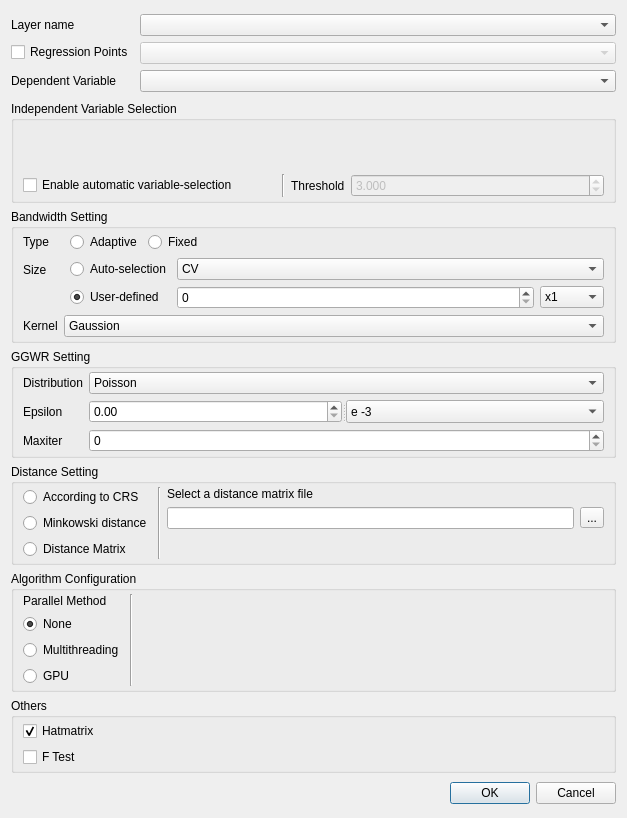
<?xml version="1.0" encoding="UTF-8"?>
<ui version="4.0">
 <class>GwmGGWROptionsDialog</class>
 <widget class="QDialog" name="GwmGGWROptionsDialog">
  <property name="geometry">
   <rect>
    <x>0</x>
    <y>0</y>
    <width>627</width>
    <height>818</height>
   </rect>
  </property>
  <property name="windowTitle">
   <string>GGWR Configure</string>
  </property>
  <layout class="QVBoxLayout" name="verticalLayout_3" stretch="0,1,0,0,0,0,0,0">
   <item>
    <layout class="QFormLayout" name="formLayout_6">
     <property name="topMargin">
      <number>3</number>
     </property>
     <property name="bottomMargin">
      <number>3</number>
     </property>
     <item row="0" column="0">
      <widget class="QLabel" name="label">
       <property name="sizePolicy">
        <sizepolicy hsizetype="Fixed" vsizetype="Preferred">
         <horstretch>0</horstretch>
         <verstretch>0</verstretch>
        </sizepolicy>
       </property>
       <property name="text">
        <string>Layer name</string>
       </property>
      </widget>
     </item>
     <item row="0" column="1">
      <widget class="QComboBox" name="mLayerComboBox"/>
     </item>
     <item row="2" column="0">
      <widget class="QLabel" name="label_12">
       <property name="text">
        <string>Dependent Variable</string>
       </property>
      </widget>
     </item>
     <item row="2" column="1">
      <widget class="QComboBox" name="mDepVarComboBox"/>
     </item>
     <item row="1" column="0">
      <widget class="QCheckBox" name="ckbRegressionPoints">
       <property name="text">
        <string>Regression Points</string>
       </property>
      </widget>
     </item>
     <item row="1" column="1">
      <widget class="QComboBox" name="cmbRegressionLayerSelect">
       <property name="enabled">
        <bool>false</bool>
       </property>
      </widget>
     </item>
    </layout>
   </item>
   <item>
    <widget class="QGroupBox" name="groupBox">
     <property name="title">
      <string>Independent Variable Selection</string>
     </property>
     <layout class="QVBoxLayout" name="verticalLayout_4" stretch="1,0">
      <property name="topMargin">
       <number>3</number>
      </property>
      <property name="bottomMargin">
       <number>3</number>
      </property>
      <item>
       <widget class="GwmIndepVarSelectorWidget" name="mIndepVarSelector" native="true"/>
      </item>
      <item>
       <layout class="QHBoxLayout" name="horizontalLayout_7">
        <item>
         <widget class="QCheckBox" name="mVariableAutoSelectionCheck">
          <property name="text">
           <string>Enable automatic variable-selection</string>
          </property>
         </widget>
        </item>
        <item>
         <widget class="Line" name="line_3">
          <property name="orientation">
           <enum>Qt::Vertical</enum>
          </property>
         </widget>
        </item>
        <item>
         <widget class="QLabel" name="label_10">
          <property name="sizePolicy">
           <sizepolicy hsizetype="Fixed" vsizetype="Preferred">
            <horstretch>0</horstretch>
            <verstretch>0</verstretch>
           </sizepolicy>
          </property>
          <property name="text">
           <string>Threshold</string>
          </property>
         </widget>
        </item>
        <item>
         <widget class="QDoubleSpinBox" name="mModelSelAICThreshold">
          <property name="enabled">
           <bool>false</bool>
          </property>
          <property name="decimals">
           <number>3</number>
          </property>
          <property name="value">
           <double>3.000000000000000</double>
          </property>
         </widget>
        </item>
       </layout>
      </item>
     </layout>
    </widget>
   </item>
   <item>
    <widget class="QGroupBox" name="groupBox_2">
     <property name="sizePolicy">
      <sizepolicy hsizetype="Preferred" vsizetype="Fixed">
       <horstretch>0</horstretch>
       <verstretch>0</verstretch>
      </sizepolicy>
     </property>
     <property name="title">
      <string>Bandwidth Setting</string>
     </property>
     <layout class="QFormLayout" name="formLayout">
      <property name="horizontalSpacing">
       <number>6</number>
      </property>
      <property name="verticalSpacing">
       <number>6</number>
      </property>
      <property name="topMargin">
       <number>3</number>
      </property>
      <property name="bottomMargin">
       <number>3</number>
      </property>
      <item row="0" column="0">
       <widget class="QLabel" name="label_2">
        <property name="text">
         <string>Type</string>
        </property>
       </widget>
      </item>
      <item row="0" column="1">
       <layout class="QHBoxLayout" name="horizontalLayout_6">
        <property name="leftMargin">
         <number>6</number>
        </property>
        <item>
         <widget class="QRadioButton" name="mBwTypeAdaptiveRadio">
          <property name="sizePolicy">
           <sizepolicy hsizetype="Fixed" vsizetype="Fixed">
            <horstretch>0</horstretch>
            <verstretch>0</verstretch>
           </sizepolicy>
          </property>
          <property name="text">
           <string>Adaptive</string>
          </property>
          <property name="checked">
           <bool>true</bool>
          </property>
         </widget>
        </item>
        <item>
         <widget class="QRadioButton" name="mBwTypeFixedRadio">
          <property name="sizePolicy">
           <sizepolicy hsizetype="Fixed" vsizetype="Fixed">
            <horstretch>0</horstretch>
            <verstretch>0</verstretch>
           </sizepolicy>
          </property>
          <property name="text">
           <string>Fixed</string>
          </property>
         </widget>
        </item>
        <item>
         <spacer name="horizontalSpacer">
          <property name="orientation">
           <enum>Qt::Horizontal</enum>
          </property>
          <property name="sizeHint" stdset="0">
           <size>
            <width>40</width>
            <height>20</height>
           </size>
          </property>
         </spacer>
        </item>
       </layout>
      </item>
      <item row="1" column="0">
       <widget class="QLabel" name="label_3">
        <property name="sizePolicy">
         <sizepolicy hsizetype="Preferred" vsizetype="Preferred">
          <horstretch>0</horstretch>
          <verstretch>0</verstretch>
         </sizepolicy>
        </property>
        <property name="text">
         <string>Size</string>
        </property>
        <property name="alignment">
         <set>Qt::AlignLeading|Qt::AlignLeft|Qt::AlignVCenter</set>
        </property>
       </widget>
      </item>
      <item row="1" column="1">
       <layout class="QGridLayout" name="gridLayout_4">
        <property name="leftMargin">
         <number>6</number>
        </property>
        <item row="1" column="0">
         <widget class="QRadioButton" name="mBwSizeCustomizeRadio">
          <property name="sizePolicy">
           <sizepolicy hsizetype="Fixed" vsizetype="Fixed">
            <horstretch>0</horstretch>
            <verstretch>0</verstretch>
           </sizepolicy>
          </property>
          <property name="text">
           <string>User-defined</string>
          </property>
          <property name="checked">
           <bool>true</bool>
          </property>
         </widget>
        </item>
        <item row="1" column="1">
         <widget class="QStackedWidget" name="mBwSizeSettingStack">
          <property name="currentIndex">
           <number>0</number>
          </property>
          <widget class="QWidget" name="page_4">
           <layout class="QHBoxLayout" name="horizontalLayout">
            <property name="leftMargin">
             <number>0</number>
            </property>
            <property name="topMargin">
             <number>0</number>
            </property>
            <property name="rightMargin">
             <number>0</number>
            </property>
            <property name="bottomMargin">
             <number>0</number>
            </property>
            <item>
             <widget class="QSpinBox" name="mBwSizeAdaptiveSize"/>
            </item>
            <item>
             <widget class="QComboBox" name="mBwSizeAdaptiveUnit">
              <property name="sizePolicy">
               <sizepolicy hsizetype="Fixed" vsizetype="Fixed">
                <horstretch>0</horstretch>
                <verstretch>0</verstretch>
               </sizepolicy>
              </property>
              <item>
               <property name="text">
                <string>x1</string>
               </property>
              </item>
              <item>
               <property name="text">
                <string>x10</string>
               </property>
              </item>
              <item>
               <property name="text">
                <string>x100</string>
               </property>
              </item>
              <item>
               <property name="text">
                <string>x1000</string>
               </property>
              </item>
             </widget>
            </item>
           </layout>
          </widget>
          <widget class="QWidget" name="page_5">
           <layout class="QHBoxLayout" name="horizontalLayout_4">
            <property name="leftMargin">
             <number>0</number>
            </property>
            <property name="topMargin">
             <number>0</number>
            </property>
            <property name="rightMargin">
             <number>0</number>
            </property>
            <property name="bottomMargin">
             <number>0</number>
            </property>
            <item>
             <widget class="QDoubleSpinBox" name="mBwSizeFixedSize">
              <property name="decimals">
               <number>12</number>
              </property>
             </widget>
            </item>
            <item>
             <widget class="QComboBox" name="mBwSizeFixedUnit">
              <property name="sizePolicy">
               <sizepolicy hsizetype="Fixed" vsizetype="Fixed">
                <horstretch>0</horstretch>
                <verstretch>0</verstretch>
               </sizepolicy>
              </property>
              <item>
               <property name="text">
                <string>m</string>
               </property>
              </item>
              <item>
               <property name="text">
                <string>km</string>
               </property>
              </item>
              <item>
               <property name="text">
                <string>mile</string>
               </property>
              </item>
             </widget>
            </item>
           </layout>
          </widget>
         </widget>
        </item>
        <item row="0" column="0">
         <widget class="QRadioButton" name="mBwSizeAutomaticRadio">
          <property name="sizePolicy">
           <sizepolicy hsizetype="Preferred" vsizetype="Fixed">
            <horstretch>0</horstretch>
            <verstretch>0</verstretch>
           </sizepolicy>
          </property>
          <property name="text">
           <string>Auto-selection</string>
          </property>
          <property name="checked">
           <bool>false</bool>
          </property>
         </widget>
        </item>
        <item row="0" column="1">
         <widget class="QComboBox" name="mBwSizeAutomaticApprochCombo">
          <item>
           <property name="text">
            <string>CV</string>
           </property>
          </item>
          <item>
           <property name="text">
            <string>AICc</string>
           </property>
          </item>
         </widget>
        </item>
       </layout>
      </item>
      <item row="2" column="0">
       <widget class="QLabel" name="label_13">
        <property name="text">
         <string>Kernel</string>
        </property>
       </widget>
      </item>
      <item row="2" column="1">
       <widget class="QComboBox" name="mBwKernelFunctionCombo">
        <item>
         <property name="text">
          <string>Gaussion</string>
         </property>
        </item>
        <item>
         <property name="text">
          <string>Exponential</string>
         </property>
        </item>
        <item>
         <property name="text">
          <string>Bisquare</string>
         </property>
        </item>
        <item>
         <property name="text">
          <string>Tricube</string>
         </property>
        </item>
        <item>
         <property name="text">
          <string>Boxcar</string>
         </property>
        </item>
       </widget>
      </item>
     </layout>
    </widget>
   </item>
   <item>
    <widget class="QGroupBox" name="groupBox_5">
     <property name="enabled">
      <bool>true</bool>
     </property>
     <property name="title">
      <string>GGWR Setting</string>
     </property>
     <layout class="QHBoxLayout" name="horizontalLayout_8">
      <property name="topMargin">
       <number>3</number>
      </property>
      <property name="bottomMargin">
       <number>3</number>
      </property>
      <item>
       <layout class="QGridLayout" name="gridLayout_2">
        <item row="0" column="0">
         <widget class="QLabel" name="label_16">
          <property name="text">
           <string>Distribution</string>
          </property>
         </widget>
        </item>
        <item row="0" column="1">
         <widget class="QComboBox" name="mDistributionType">
          <item>
           <property name="text">
            <string>Poisson</string>
           </property>
          </item>
          <item>
           <property name="text">
            <string>Binomial</string>
           </property>
          </item>
         </widget>
        </item>
        <item row="1" column="0">
         <widget class="QLabel" name="label_11">
          <property name="text">
           <string>Epsilon</string>
          </property>
         </widget>
        </item>
        <item row="1" column="1">
         <widget class="QSplitter" name="splitter">
          <property name="orientation">
           <enum>Qt::Horizontal</enum>
          </property>
          <widget class="QDoubleSpinBox" name="mEpsilonSize"/>
          <widget class="QComboBox" name="mEpsilonUnit">
           <item>
            <property name="text">
             <string>e -3</string>
            </property>
           </item>
           <item>
            <property name="text">
             <string>e -5</string>
            </property>
           </item>
           <item>
            <property name="text">
             <string>e -7</string>
            </property>
           </item>
           <item>
            <property name="text">
             <string>e -10</string>
            </property>
           </item>
          </widget>
         </widget>
        </item>
        <item row="2" column="0">
         <widget class="QLabel" name="label_15">
          <property name="text">
           <string>Maxiter</string>
          </property>
         </widget>
        </item>
        <item row="2" column="1">
         <widget class="QSpinBox" name="mMaxiterSpinBox"/>
        </item>
       </layout>
      </item>
     </layout>
    </widget>
   </item>
   <item>
    <widget class="QGroupBox" name="groupBox_3">
     <property name="sizePolicy">
      <sizepolicy hsizetype="Preferred" vsizetype="Preferred">
       <horstretch>0</horstretch>
       <verstretch>0</verstretch>
      </sizepolicy>
     </property>
     <property name="title">
      <string>Distance Setting</string>
     </property>
     <layout class="QHBoxLayout" name="horizontalLayout_2">
      <property name="topMargin">
       <number>3</number>
      </property>
      <property name="bottomMargin">
       <number>3</number>
      </property>
      <item>
       <layout class="QVBoxLayout" name="verticalLayout_2">
        <item>
         <widget class="QRadioButton" name="mDistTypeCRSRadio">
          <property name="text">
           <string>According to CRS</string>
          </property>
         </widget>
        </item>
        <item>
         <widget class="QRadioButton" name="mDistTypeMinkowskiRadio">
          <property name="text">
           <string>Minkowski distance</string>
          </property>
         </widget>
        </item>
        <item>
         <widget class="QRadioButton" name="mDistTypeDmatRadio">
          <property name="text">
           <string>Distance Matrix</string>
          </property>
         </widget>
        </item>
       </layout>
      </item>
      <item>
       <widget class="Line" name="line">
        <property name="orientation">
         <enum>Qt::Vertical</enum>
        </property>
       </widget>
      </item>
      <item>
       <widget class="QStackedWidget" name="mDistParamSettingStack">
        <property name="currentIndex">
         <number>2</number>
        </property>
        <widget class="QWidget" name="mCRSDistPage"/>
        <widget class="QWidget" name="mMinkowskiDistPage">
         <layout class="QFormLayout" name="formLayout_2">
          <property name="leftMargin">
           <number>0</number>
          </property>
          <property name="topMargin">
           <number>0</number>
          </property>
          <property name="rightMargin">
           <number>0</number>
          </property>
          <property name="bottomMargin">
           <number>0</number>
          </property>
          <item row="0" column="0">
           <widget class="QLabel" name="label_4">
            <property name="sizePolicy">
             <sizepolicy hsizetype="Preferred" vsizetype="Preferred">
              <horstretch>0</horstretch>
              <verstretch>0</verstretch>
             </sizepolicy>
            </property>
            <property name="text">
             <string>Rotation parameter</string>
            </property>
            <property name="alignment">
             <set>Qt::AlignLeading|Qt::AlignLeft|Qt::AlignVCenter</set>
            </property>
           </widget>
          </item>
          <item row="0" column="1">
           <layout class="QFormLayout" name="formLayout_5">
            <property name="horizontalSpacing">
             <number>6</number>
            </property>
            <property name="verticalSpacing">
             <number>2</number>
            </property>
            <item row="0" column="0">
             <widget class="QLabel" name="label_5">
              <property name="text">
               <string>theta</string>
              </property>
             </widget>
            </item>
            <item row="1" column="0">
             <widget class="QLabel" name="label_6">
              <property name="text">
               <string>p</string>
              </property>
             </widget>
            </item>
            <item row="0" column="1">
             <widget class="QDoubleSpinBox" name="mThetaValue"/>
            </item>
            <item row="1" column="1">
             <widget class="QDoubleSpinBox" name="mPValue">
              <property name="minimum">
               <double>-1.000000000000000</double>
              </property>
             </widget>
            </item>
           </layout>
          </item>
         </layout>
        </widget>
        <widget class="QWidget" name="mDistMatrixDistPage">
         <layout class="QGridLayout" name="gridLayout">
          <property name="leftMargin">
           <number>0</number>
          </property>
          <property name="topMargin">
           <number>0</number>
          </property>
          <property name="rightMargin">
           <number>0</number>
          </property>
          <property name="bottomMargin">
           <number>0</number>
          </property>
          <item row="1" column="0">
           <widget class="QLineEdit" name="mDistMatrixFileNameEdit"/>
          </item>
          <item row="1" column="1">
           <widget class="QToolButton" name="mDistMatrixFileOpenBtn">
            <property name="text">
             <string>...</string>
            </property>
           </widget>
          </item>
          <item row="0" column="0">
           <widget class="QLabel" name="label_14">
            <property name="text">
             <string>Select a distance matrix file</string>
            </property>
           </widget>
          </item>
          <item row="2" column="0">
           <spacer name="verticalSpacer">
            <property name="orientation">
             <enum>Qt::Vertical</enum>
            </property>
            <property name="sizeHint" stdset="0">
             <size>
              <width>20</width>
              <height>5</height>
             </size>
            </property>
           </spacer>
          </item>
         </layout>
        </widget>
       </widget>
      </item>
     </layout>
    </widget>
   </item>
   <item>
    <widget class="QGroupBox" name="mCalcParallelGroup">
     <property name="sizePolicy">
      <sizepolicy hsizetype="Preferred" vsizetype="Preferred">
       <horstretch>0</horstretch>
       <verstretch>0</verstretch>
      </sizepolicy>
     </property>
     <property name="title">
      <string>Algorithm Configuration</string>
     </property>
     <layout class="QHBoxLayout" name="horizontalLayout_3">
      <property name="topMargin">
       <number>3</number>
      </property>
      <property name="bottomMargin">
       <number>3</number>
      </property>
      <item>
       <layout class="QVBoxLayout" name="verticalLayout_5">
        <item>
         <widget class="QLabel" name="label_7">
          <property name="text">
           <string>Parallel Method</string>
          </property>
         </widget>
        </item>
        <item>
         <widget class="QRadioButton" name="mCalcParallelNoneRadio">
          <property name="sizePolicy">
           <sizepolicy hsizetype="Fixed" vsizetype="Fixed">
            <horstretch>0</horstretch>
            <verstretch>0</verstretch>
           </sizepolicy>
          </property>
          <property name="text">
           <string>None</string>
          </property>
          <property name="checked">
           <bool>true</bool>
          </property>
         </widget>
        </item>
        <item>
         <widget class="QRadioButton" name="mCalcParallelMultithreadRadio">
          <property name="sizePolicy">
           <sizepolicy hsizetype="Fixed" vsizetype="Fixed">
            <horstretch>0</horstretch>
            <verstretch>0</verstretch>
           </sizepolicy>
          </property>
          <property name="text">
           <string>Multithreading</string>
          </property>
         </widget>
        </item>
        <item>
         <widget class="QRadioButton" name="mCalcParallelGPURadio">
          <property name="sizePolicy">
           <sizepolicy hsizetype="Fixed" vsizetype="Fixed">
            <horstretch>0</horstretch>
            <verstretch>0</verstretch>
           </sizepolicy>
          </property>
          <property name="text">
           <string>GPU</string>
          </property>
         </widget>
        </item>
       </layout>
      </item>
      <item>
       <widget class="Line" name="line_2">
        <property name="orientation">
         <enum>Qt::Vertical</enum>
        </property>
       </widget>
      </item>
      <item>
       <widget class="QStackedWidget" name="stackedWidget">
        <property name="currentIndex">
         <number>0</number>
        </property>
        <widget class="QWidget" name="page">
         <layout class="QVBoxLayout" name="verticalLayout">
          <property name="topMargin">
           <number>0</number>
          </property>
          <property name="bottomMargin">
           <number>0</number>
          </property>
         </layout>
        </widget>
        <widget class="QWidget" name="page_3">
         <layout class="QFormLayout" name="formLayout_3">
          <property name="leftMargin">
           <number>9</number>
          </property>
          <property name="topMargin">
           <number>0</number>
          </property>
          <property name="rightMargin">
           <number>9</number>
          </property>
          <property name="bottomMargin">
           <number>0</number>
          </property>
          <item row="0" column="0">
           <widget class="QLabel" name="label_9">
            <property name="text">
             <string>Threads</string>
            </property>
           </widget>
          </item>
          <item row="0" column="1">
           <widget class="QSpinBox" name="mThreadNum">
            <property name="maximum">
             <number>8</number>
            </property>
           </widget>
          </item>
         </layout>
        </widget>
        <widget class="QWidget" name="page_2">
         <layout class="QFormLayout" name="formLayout_4">
          <property name="topMargin">
           <number>0</number>
          </property>
          <property name="bottomMargin">
           <number>0</number>
          </property>
          <item row="0" column="0">
           <widget class="QLabel" name="label_8">
            <property name="text">
             <string>Batch Size</string>
            </property>
           </widget>
          </item>
          <item row="0" column="1">
           <widget class="QSpinBox" name="mSampleGroupSize">
            <property name="maximum">
             <number>4096</number>
            </property>
           </widget>
          </item>
         </layout>
        </widget>
       </widget>
      </item>
     </layout>
    </widget>
   </item>
   <item>
    <widget class="QGroupBox" name="groupBox_4">
     <property name="title">
      <string>Others</string>
     </property>
     <layout class="QFormLayout" name="formLayout_7">
      <property name="topMargin">
       <number>3</number>
      </property>
      <property name="bottomMargin">
       <number>3</number>
      </property>
      <item row="1" column="0">
       <widget class="QCheckBox" name="cbxFTest">
        <property name="text">
         <string>F Test</string>
        </property>
       </widget>
      </item>
      <item row="0" column="0">
       <widget class="QCheckBox" name="cbxHatmatrix">
        <property name="text">
         <string>Hatmatrix</string>
        </property>
        <property name="checked">
         <bool>true</bool>
        </property>
       </widget>
      </item>
     </layout>
    </widget>
   </item>
   <item>
    <layout class="QHBoxLayout" name="horizontalLayout_5">
     <property name="topMargin">
      <number>3</number>
     </property>
     <property name="bottomMargin">
      <number>3</number>
     </property>
     <item>
      <widget class="QLabel" name="mCheckMessage">
       <property name="sizePolicy">
        <sizepolicy hsizetype="Expanding" vsizetype="Preferred">
         <horstretch>0</horstretch>
         <verstretch>0</verstretch>
        </sizepolicy>
       </property>
       <property name="text">
        <string/>
       </property>
      </widget>
     </item>
     <item>
      <widget class="QDialogButtonBox" name="buttonBox">
       <property name="sizePolicy">
        <sizepolicy hsizetype="Fixed" vsizetype="Fixed">
         <horstretch>0</horstretch>
         <verstretch>0</verstretch>
        </sizepolicy>
       </property>
       <property name="orientation">
        <enum>Qt::Horizontal</enum>
       </property>
       <property name="standardButtons">
        <set>QDialogButtonBox::Cancel|QDialogButtonBox::Ok</set>
       </property>
      </widget>
     </item>
    </layout>
   </item>
  </layout>
  <zorder>groupBox</zorder>
  <zorder>groupBox_2</zorder>
  <zorder>groupBox_3</zorder>
  <zorder>groupBox_4</zorder>
  <zorder>groupBox_5</zorder>
  <zorder>mCalcParallelGroup</zorder>
 </widget>
 <customwidgets>
  <customwidget>
   <class>GwmIndepVarSelectorWidget</class>
   <extends>QWidget</extends>
   <header>gwmindepvarselectorwidget.h</header>
   <container>1</container>
  </customwidget>
 </customwidgets>
 <resources/>
 <connections>
  <connection>
   <sender>buttonBox</sender>
   <signal>accepted()</signal>
   <receiver>GwmGGWROptionsDialog</receiver>
   <slot>accept()</slot>
   <hints>
    <hint type="sourcelabel">
     <x>248</x>
     <y>254</y>
    </hint>
    <hint type="destinationlabel">
     <x>157</x>
     <y>274</y>
    </hint>
   </hints>
  </connection>
  <connection>
   <sender>buttonBox</sender>
   <signal>rejected()</signal>
   <receiver>GwmGGWROptionsDialog</receiver>
   <slot>reject()</slot>
   <hints>
    <hint type="sourcelabel">
     <x>316</x>
     <y>260</y>
    </hint>
    <hint type="destinationlabel">
     <x>286</x>
     <y>274</y>
    </hint>
   </hints>
  </connection>
 </connections>
</ui>
